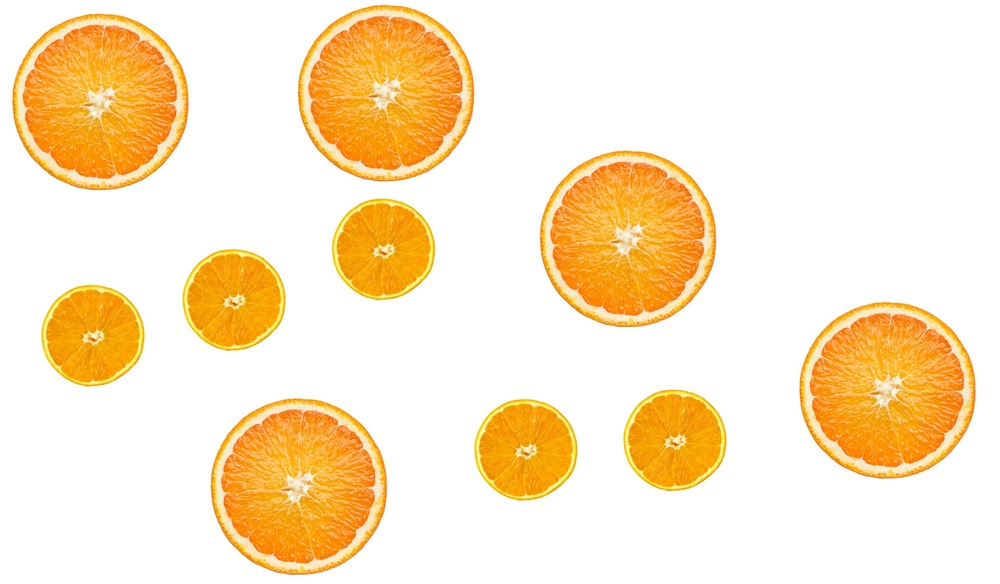
%> input picture OrangesTestExample.jpg, 1000 x 584 px, shrunk from 2409 x 1407 before the run
$ octave --eval "result = Assignment3(imread('OrangesTestExample.jpg'));"   (GNU Octave 9; MATLAB toolbox functions it lacks are replaced by stand-ins)
%> lines starting %> are read from the running program, lines starting %| are printed output that depends on the picture; in (x1, y1, x2, y2) boxes, pixels count from 0 and x2, y2 are one past the last pixel; in counts of white or black regions, pixels touching at a corner belong together; the program's own positions count from 1

% Main function, which returns the number of big Oranges and small Oranges.
function [bigOranges, smallOranges] = Assignment3(img)

    % Calling the segmentImage function with the input image.
    imgSegmented = segmentImage(img);
    % Calling the counting algorithm to count the number of oranges in the
    % segmented image.
    [bigOranges, smallOranges] = countOranges(imgSegmented);

end


% Image segmentation function.
function imgSegmented = segmentImage(img)

    % Converting the rgb image to a gray image.
    imgGray = rgb2gray(img);
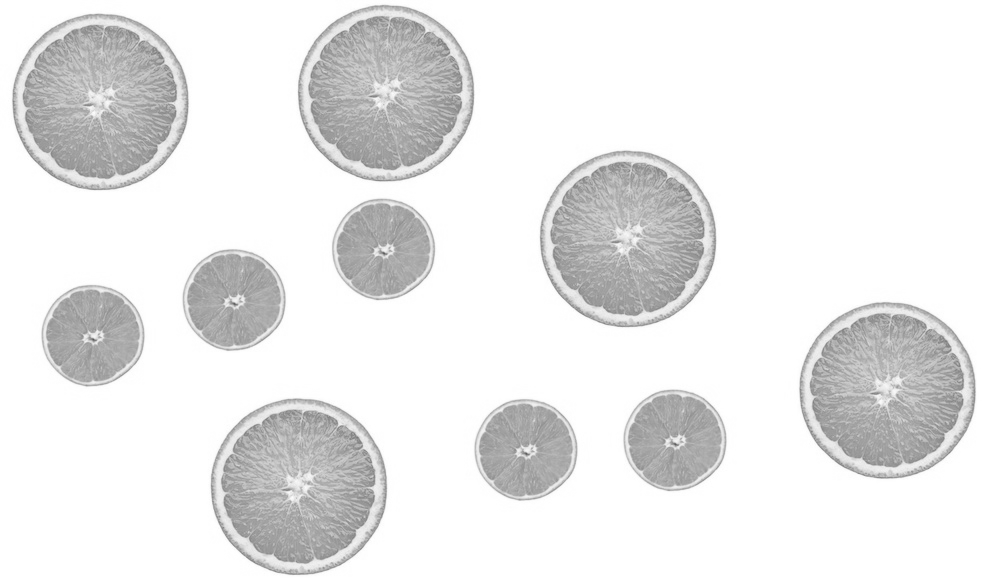
%> imgGray: size 584x1000 uint8; min 88, max 255, mean 234.1
    % Finding the threshold value from 0-1 using Otsu's method.
    % Using Otsu's method since we can have imgages with different colors
    % which will give different threshold value, so to get that threshold
    % value we use otsu.
    threshold = graythresh(imgGray);
%> threshold = 0.835
    % Multiplying by 255 since 255 is our Intensity.
    threshold = threshold * 255;
%> threshold = 213

    % Segmenting image based on the threshold.
    imgSegmented = zeros(size(imgGray));
    imgSegmented(imgGray<=threshold) = 0;
%> imgSegmented: size 584x1000 double; every value is 0
    imgSegmented(imgGray>threshold) = 1;
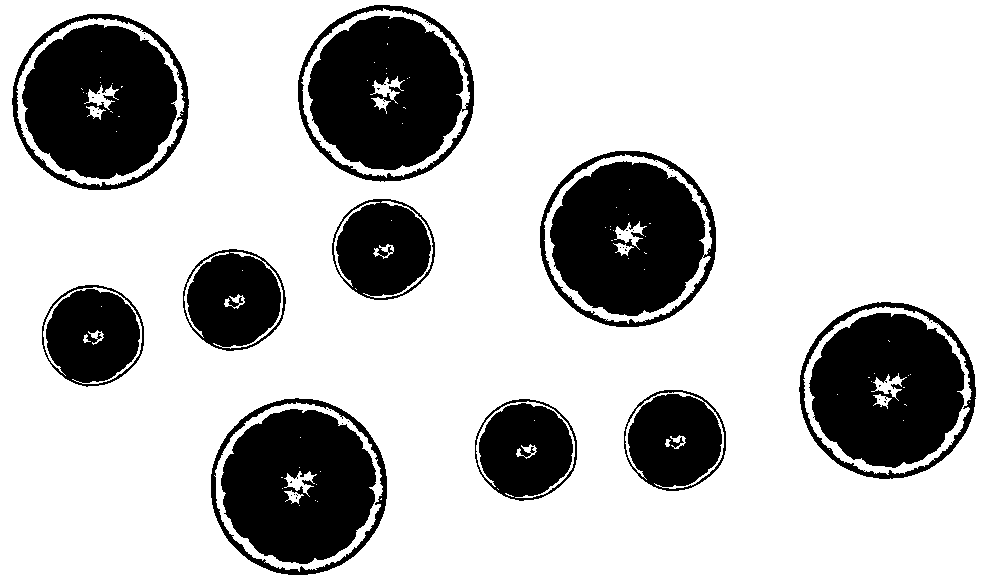
%> imgSegmented: size 584x1000 double; values 0 (black) and 1 (white), 75.9% white; 46 black regions (33 under 20 px), largest, box (x1, y1, x2, y2) and area: (298, 5, 474, 182) 20744, (540, 151, 716, 327) 20735, (221, 409, 376, 564) 17921

    % Inverting the image, so that morphological operations apply correctly
    % on it.
    imgSegmented = not(imgSegmented);

    % Creating the figure showing all the steps performed in segmentation.
    figure();
    subplot(2,2,1), imshow(img), title("1: Original Image");
    subplot(2,2,2), imshow(imgGray), title("2: Conversion to Gray Image");
    subplot(2,2,3), imshow(not(imgSegmented)), title("3: Segmentation of Image");
    subplot(2,2,4), imshow(imgSegmented), title("4: Inversion of Segmentation");

end

% Couting algorithm function.
function [bigOrangesCount, smallOrangesCount] = countOranges(segmentedImg)

    % A disk structuring element to remove noise from the image, if any.
    S = strel('disk', 1);
    % Eroding the image to remove the noise, (Eroding since the image is inverted)
    E = imerode(segmentedImg, S);
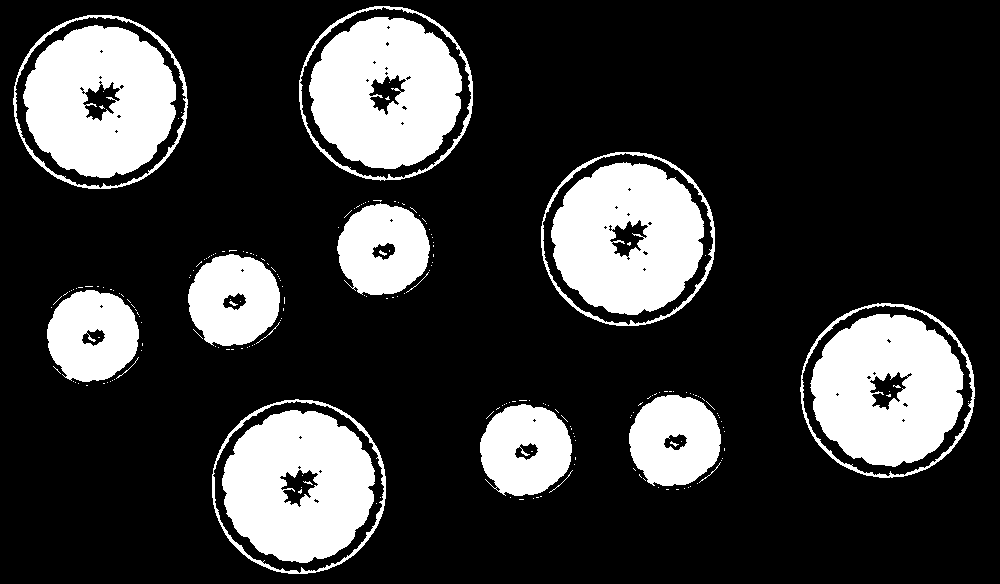
%> E: size 584x1000 logical; 21.7% white; 214 white regions (191 under 20 px), largest, box (x1, y1, x2, y2) and area: (309, 17, 462, 169) 17173, (222, 410, 375, 563) 17169, (23, 25, 176, 178) 17168
    % Diliting the image to bring it back into its original form with
    % noise.
    D = imdilate(E, S);
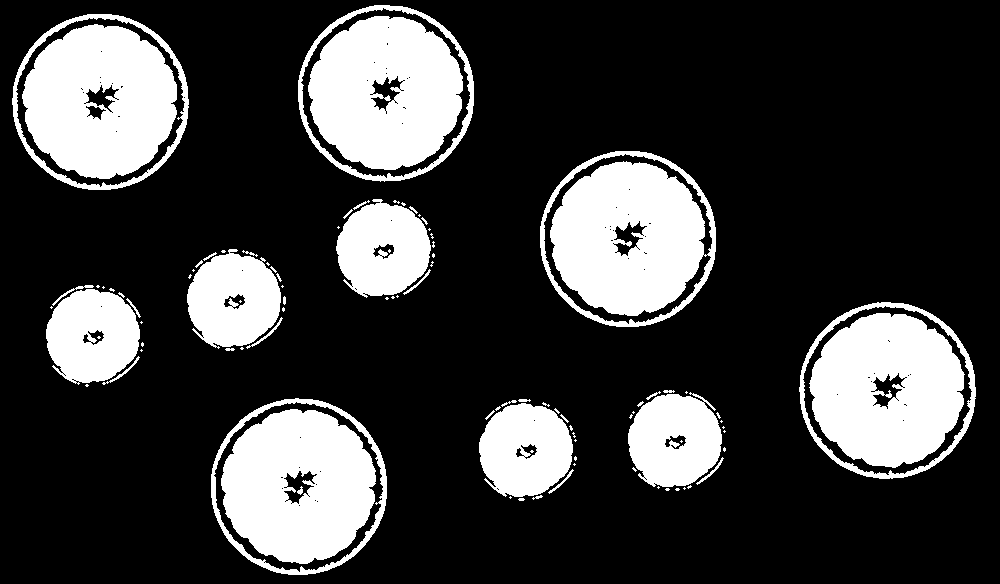
%> D: size 584x1000 logical; 23.8% white; 98 white regions (60 under 20 px), largest, box (x1, y1, x2, y2) and area: (540, 151, 716, 327) 20646, (308, 16, 463, 170) 17894, (22, 24, 177, 179) 17885
    % Filling the half peeled oranges completly, to help with counting.
    F = imfill(E, 'holes');
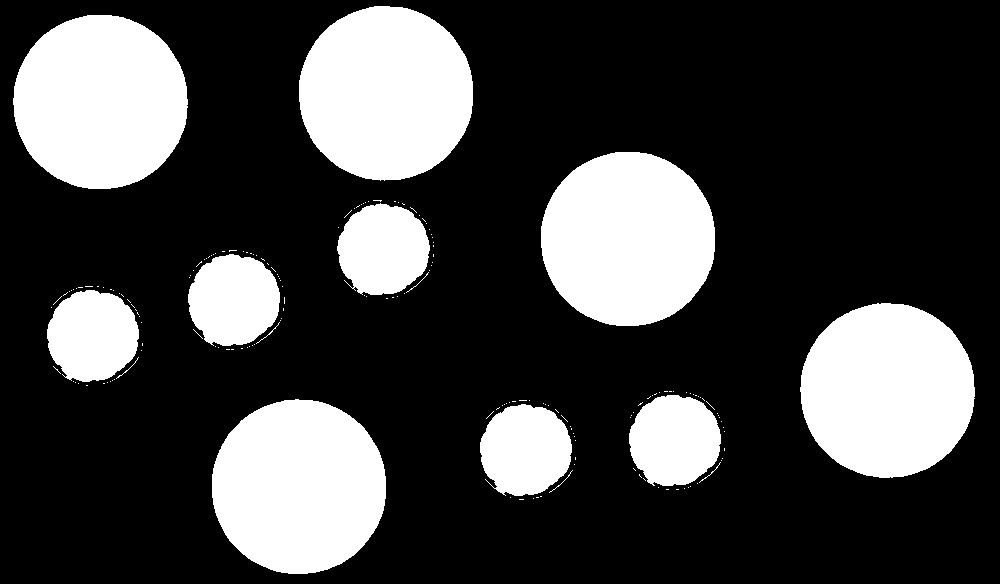
%> F: size 584x1000 logical; 26.3% white; 182 white regions (167 under 20 px), largest, box (x1, y1, x2, y2) and area: (212, 399, 386, 574) 24034, (800, 303, 975, 478) 24031, (13, 15, 188, 189) 24030

    % Finding out the connected components in the image.
    % Using connected components so that we can count how many circles there
    % are in the picture, and then depending on the size of the circles
    % we can determine if its a big orange or a small orange.
    C = bwconncomp(F);
%> C = 182 connected components

    % Finding the size of each connected component (No of pixels)
    orangeSize = cellfun(@numel,C.PixelIdxList);
%> orangeSize = 182 values, max 24034 at index 47, min 1 at index 3, mean 843.7

    % Finding the max and min size of half peeled oranges and then taking
    % average to use a threshold measure to decide if an orange is big or
    % small.
    % Using this technique since the oranges differ by some pixels even if
    % they look the same size in image.
    biggestSize = max(orangeSize);
%> biggestSize = 24034
    smallestSize = min(orangeSize);
%> smallestSize = 1
    midSize = (biggestSize+smallestSize)/2;
%> midSize = 12017.5

    % Count variable for oranges.
    bigOrangesCount = 0;
    smallOrangesCount = 0;

    % Looping through all the connected components
    for i=1 : C.NumObjects

        % Checking the size of the orange against the threshold value
        % decided (midSize), if greater then the orange is a big ornage, if
        % it is less then it is counted as a small orange.
        if(orangeSize(i)>=midSize)
            bigOrangesCount = bigOrangesCount+1;
        else
            smallOrangesCount = smallOrangesCount+1;
        end
    end
%> this loop made 182 passes
%> bigOrangesCount on passes 1, 47: 1, 2
%> after the loop, bigOrangesCount = 5; smallOrangesCount = 177

    % Defining an empty image to show the number on figure.
    emptyImg = zeros([128 128]);

    % Creating the figure to show the final image after morphological
    % operations, and then showing the number of big and small oranges as
    % number in an image.
    figure();
    subplot(2,3,1), imshow(D), title("5: Dilating the Image");
    subplot(2,3,2), imshow(E), title("6: Eroding the Image");
    subplot(2,3,3), imshow(F), title("Final: Filling the Image");
    subplot(2,3,4), imshow(emptyImg), title("Number of Big Oranges:"),
    % sprintf is used to convert the double value of oranges count to
    % string
    caption = sprintf('%d', bigOrangesCount);
%> caption = '5'
    % text is used to display the text on the empty image, the text will be
    % of the count of oranges, either big or small.
    text(128/2-5, 128/2, caption, 'FontSize', 50, 'Color', [1,1,1]);
    subplot(2,3,5), imshow(emptyImg), title("Number of Small Oranges:"),
    caption = sprintf('%d', smallOrangesCount);
%> caption = '177'
    text(128/2-5, 128/2, caption, 'FontSize', 50, 'Color', [1,1,1]);

end
%> in Assignment3, `[bigOranges, smallOranges] = countOranges(imgSegmented);`: bigOranges = 5; smallOranges = 177
%> `result = Assignment3(imread('OrangesTestExample.jpg'));`:
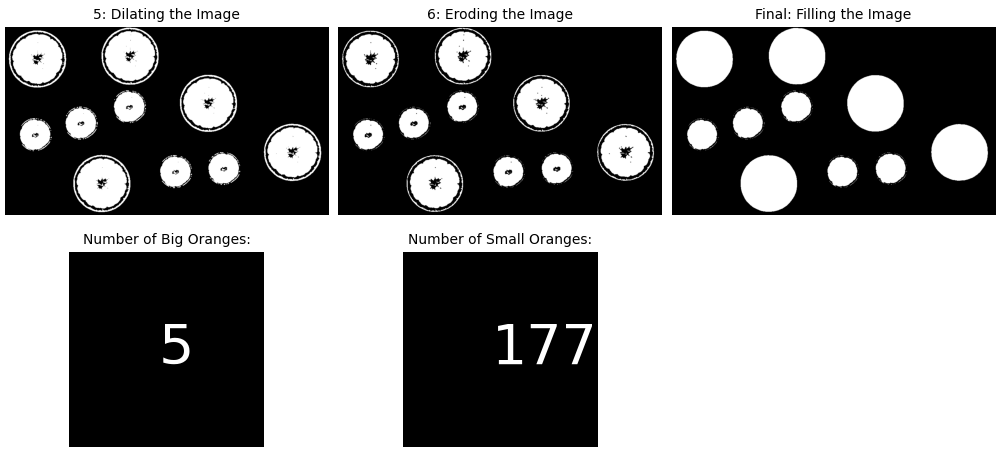
%> figure redrawn from the program's plot data, 5 panels
%> `result = Assignment3(imread('OrangesTestExample.jpg'));`: result = 5

$ run again, on Oranges.tif
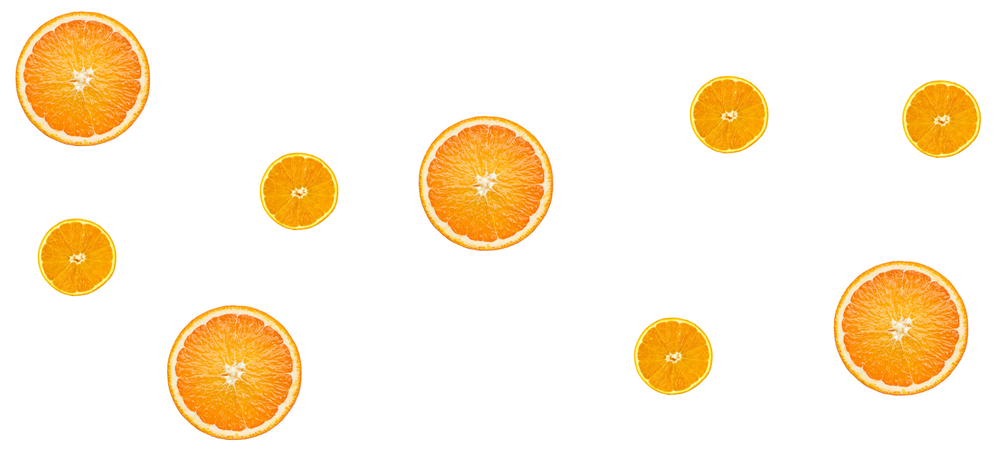
%> input picture Oranges.tif, 1000 x 453 px, shrunk from 3153 x 1429 before the run
%> in segmentImage, `threshold = graythresh(imgGray);`: threshold = 0.835
%> in segmentImage, `threshold = threshold * 255;`: threshold = 213
%> in segmentImage, `imgSegmented(imgGray>threshold) = 1;`:
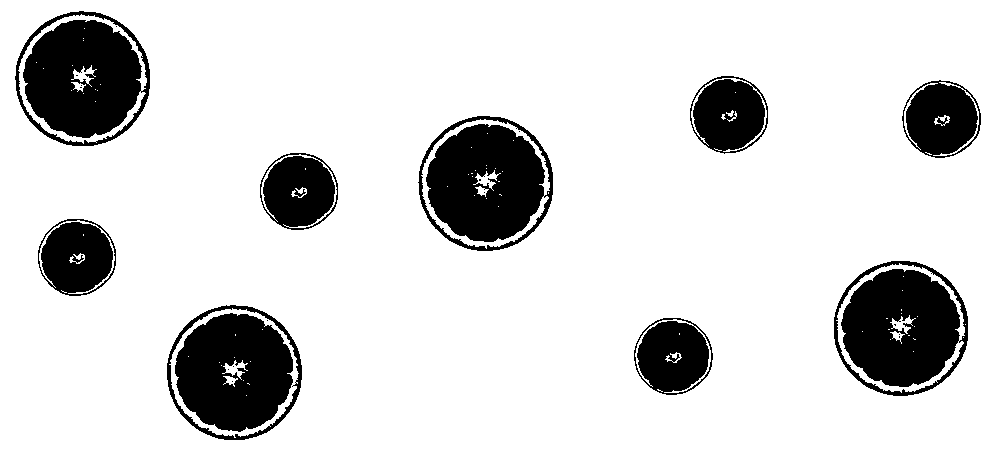
%> imgSegmented: size 453x1000 double; values 0 (black) and 1 (white), 84.6% white; 24 black regions (14 under 20 px), largest, box (x1, y1, x2, y2) and area: (834, 261, 968, 396) 12095, (15, 11, 150, 146) 12090, (418, 116, 553, 251) 12075
%> E: size 453x1000 logical; 13.5% white; 73 white regions (51 under 20 px), largest, box (x1, y1, x2, y2) and area: (842, 270, 959, 386) 9887, (24, 21, 141, 137) 9876, (176, 314, 292, 431) 9863
%> D: size 453x1000 logical; 15% white; 38 white regions (22 under 20 px), largest, box (x1, y1, x2, y2) and area: (426, 124, 545, 242) 10425, (175, 313, 293, 432) 10424, (841, 269, 960, 387) 10421
%> in countOranges, `F = imfill(E, 'holes');`:
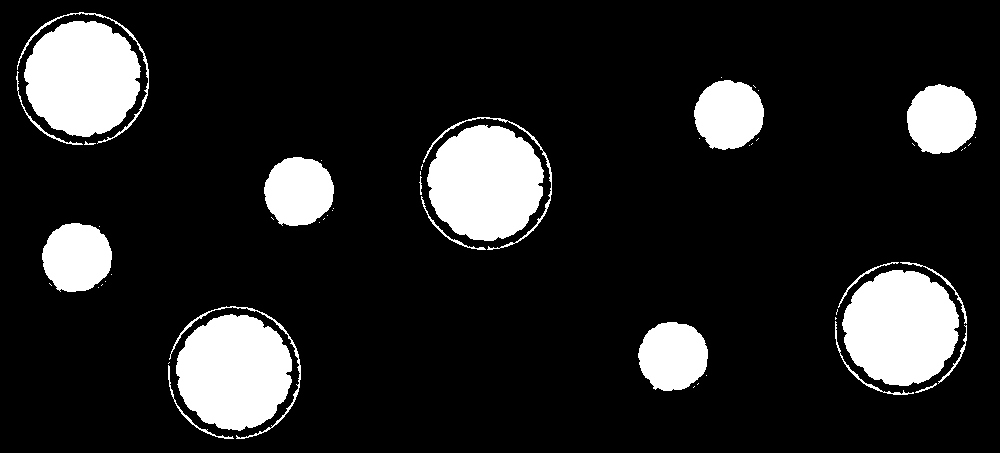
%> F: size 453x1000 logical; 14.1% white; 55 white regions (33 under 20 px), largest, box (x1, y1, x2, y2) and area: (842, 270, 959, 386) 10402, (427, 125, 544, 241) 10400, (24, 21, 141, 137) 10391
%> C = 55 connected components
%> orangeSize = 55 values, max 10402 at index 46, min 1 at index 7, mean 1161.2
%> biggestSize = 10402
%> smallestSize = 1
%> midSize = 5201.5
%> the loop in countOranges, `for i=1 : C.NumObjects` made 55 passes
%> in countOranges, `caption = sprintf('%d', bigOrangesCount);`: caption = '4'
%> in countOranges, `caption = sprintf('%d', smallOrangesCount);`: caption = '51'
%> bigOranges = 4; smallOranges = 51
%> result = 4
